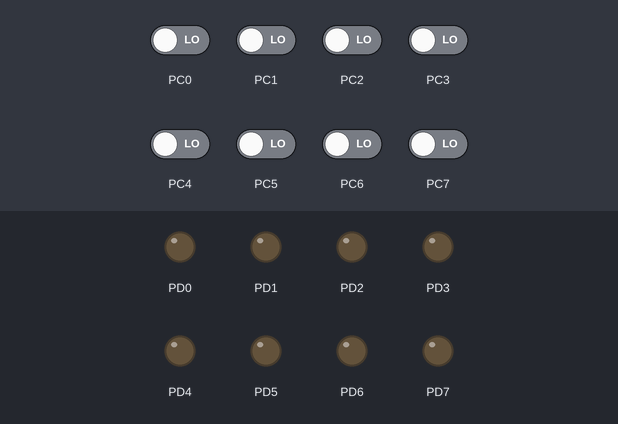
A program run on a simulated ATmega128, built with avr-gcc and emulated at 8 MHz. Shown: output pins drawn as LEDs (lit = HIGH). Dashed ring = blinking. The test bench sets the inputs (shaded band); at power-on: PC0–7 LOW.

Above: at 1.2 s.
1.3 s: PC0 driven HIGH
At 1.42 s:
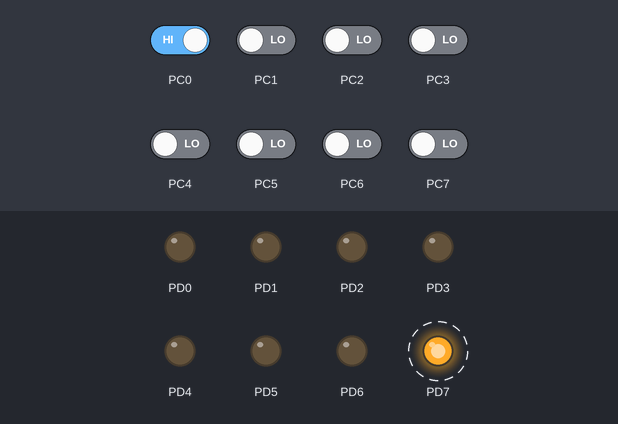
4.3 s: PC1 driven HIGH
At 5.3 s:
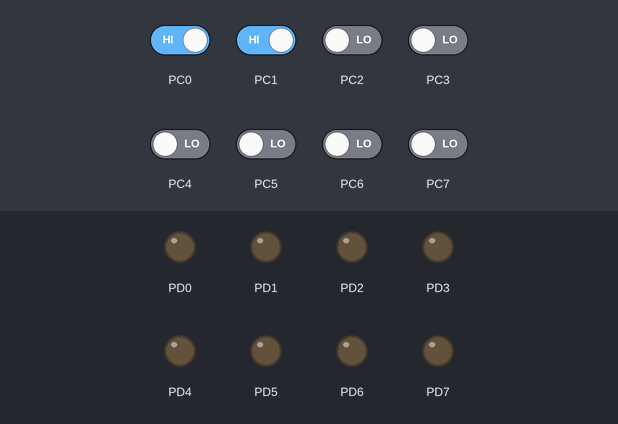
5.8 s: PC1 driven LOW
At 8.7 s:
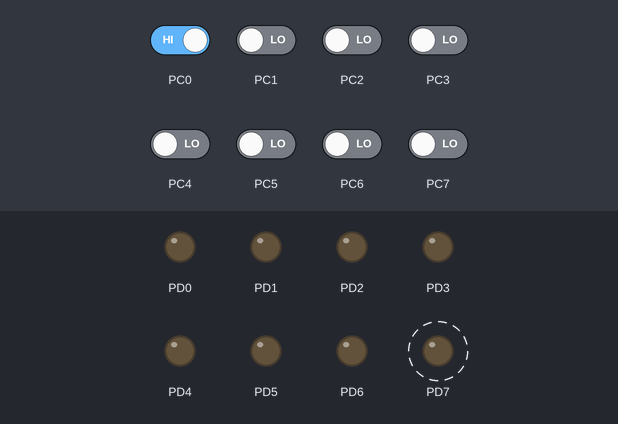
8.8 s: PC0 driven LOW
At 9.6 s:
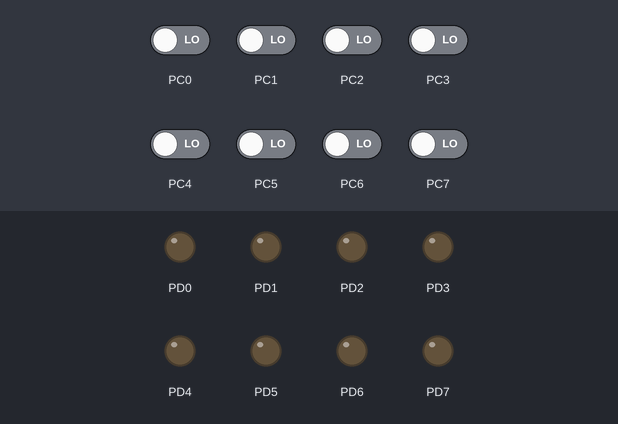
Timing chart, 0 to 11.3 s (numbered marks = the images above; inputs shaded):
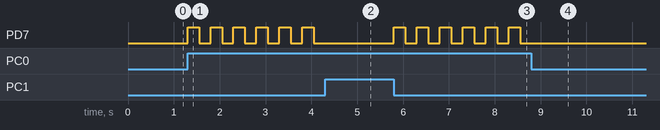

The program:

main.c
```c
/*
 * B3.c
 *
 * Created: 3-2-2021 14:40:16
 * Author : woute
 */

#include <avr/io.h>
#include <util/delay.h>

#define F_CPU 8e6

void wait( int ms) {
	for(int i = 0; i < ms ; i++){
		_delay_ms(1);
	}
}

int main(void)
{
	DDRD = 0xFF;
    /* Replace with your application code */
    while (1)
    {
		if(PINC == 0b00000001){
			PORTD = 0b10000000;
			wait(250);
			PORTD = 0b00000000;
			wait(250);
		} else {
			PORTD = 0b00000000;
		}
    }
}
```

Measured:
- after the input at 1.3 s, PD7: alternates HIGH for 0.25 s and LOW for 0.25 s, starting at once
- after the input at 4.3 s, PD7: stops changing and stays LOW
- after the input at 5.8 s, PD7: alternates HIGH for 0.25 s and LOW for 0.25 s, starting at once
- after the input at 8.8 s, PD7: stops changing and stays LOW
